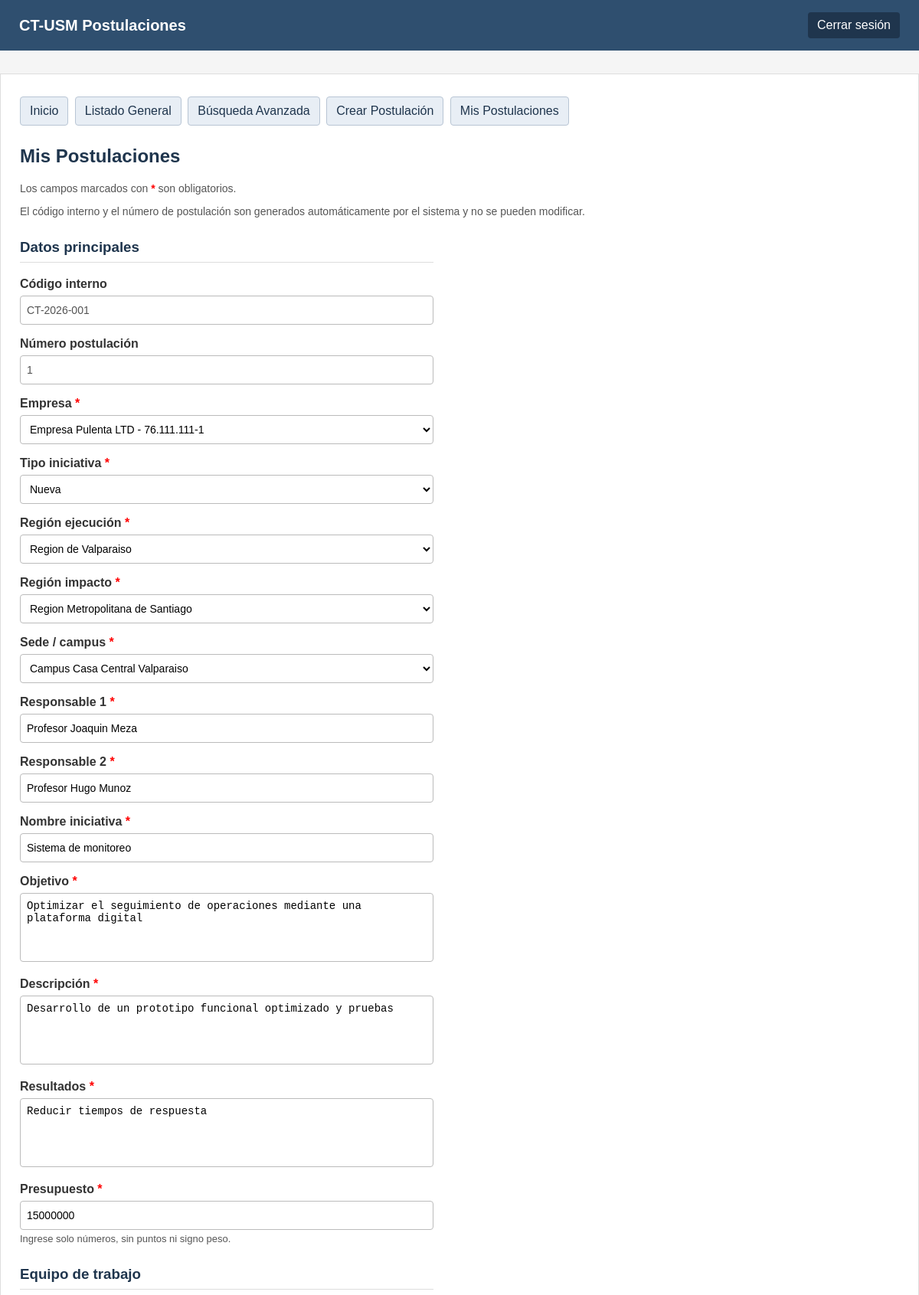
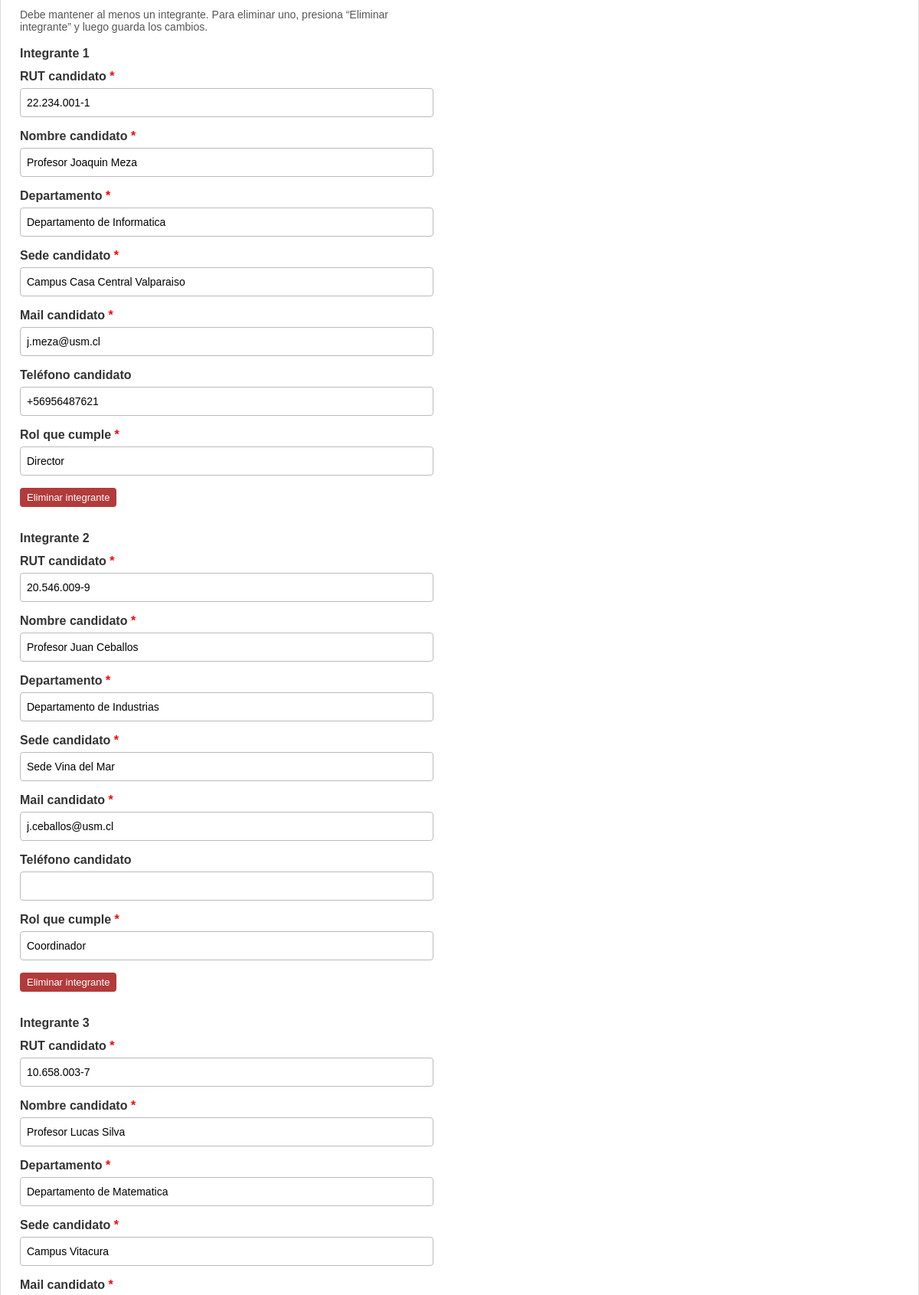
Screenshot of /PHP/mis_postulaciones.php?id=1 (signed in, upper part) with the database file from the repository (2 pictures, top to bottom).
### tables this page shows
CREATE TABLE postulacion(
    id_postulacion INT AUTO_INCREMENT NOT NULL,
    rut_empresa VARCHAR(12) NOT NULL,
    codigo_interno VARCHAR(30) NOT NULL,
    fecha_postulacion DATE NOT NULL,
    tipo_iniciativa VARCHAR(20) NOT NULL,
    region_ejecucion VARCHAR(60) NOT NULL,
    region_impacto VARCHAR(60) NOT NULL,
    estado_postulacion VARCHAR(30) NOT NULL DEFAULT 'Borrador',
    nombre_responsable_1 VARCHAR(100) NOT NULL,
    nombre_responsable_2 VARCHAR(100) NOT NULL,
    numero_postulacion INT NOT NULL,
    nombre_iniciativa VARCHAR(150) NOT NULL,
    objetivo_iniciativa VARCHAR(255) NOT NULL,
    descripcion_iniciativa VARCHAR(255) NOT NULL,
    resultados_iniciativa VARCHAR(255) NOT NULL,
    presupuesto_total INT NOT NULL,
    id_usuario_responsable INT NULL,
    id_evaluador INT NULL,

    PRIMARY KEY (id_postulacion),
    UNIQUE (codigo_interno),
    UNIQUE (numero_postulacion),

    FOREIGN KEY (rut_empresa) REFERENCES empresa(rut_empresa)
        ON DELETE RESTRICT
        ON UPDATE CASCADE,

    FOREIGN KEY (id_usuario_responsable) REFERENCES usuario(id_usuario)
        ON DELETE SET NULL
        ON UPDATE CASCADE,

    FOREIGN KEY (id_evaluador) REFERENCES usuario(id_usuario)
        ON DELETE SET NULL
        ON UPDATE CASCADE
);

CREATE TABLE participacion(
    id_participacion INT AUTO_INCREMENT NOT NULL,
    id_postulacion INT NOT NULL,
    rut_candidato VARCHAR(12) NOT NULL,
    rol_que_cumple VARCHAR(100) NOT NULL,
    PRIMARY KEY (id_participacion),
    UNIQUE (id_postulacion, rut_candidato),
    FOREIGN KEY (id_postulacion) REFERENCES postulacion(id_postulacion)
        ON DELETE CASCADE
        ON UPDATE CASCADE,
    FOREIGN KEY (rut_candidato) REFERENCES candidato(rut_candidato)
        ON DELETE RESTRICT
        ON UPDATE CASCADE
);

CREATE TABLE candidato(
    rut_candidato VARCHAR(12) NOT NULL,
    nombre_candidato VARCHAR(100) NOT NULL,
    departamento VARCHAR(100) NOT NULL,
    sede_candidato VARCHAR(100) NOT NULL,
    mail_candidato VARCHAR(120) NOT NULL,
    telefono_candidato VARCHAR(20),
    PRIMARY KEY (rut_candidato)
);

### PHP/mis_postulaciones.php (the view, shortened to what this page needs)
<?php
require_once "conexion.php";
function limpiar($dato){
    return htmlspecialchars((string)$dato, ENT_QUOTES, "UTF-8");
}
function seleccionado($valor_actual, $valor_opcion){
    return $valor_actual== $valor_opcion ? "selected" : "";
}
$id_usuario= (int)$_SESSION["id_usuario"];
$modo_editar= false;
$postulacion= null;
$integrantes_edicion= [];
$tipos_iniciativa= ["Nueva", "Existente"];
$regiones= ["Region de Arica y Parinacota", "Region de Tarapaca", "Region de Antofagasta", "Region de Atacama", "Region de Coquimbo", "Region de Valparaiso", "Region Metropolitana de Santiago", "Region del Libertador General Bernardo O'Higgins",
            "Region del Maule", "Region de Nuble", "Region del Biobio", "Region de La Araucania", "Region de Los Rios", "Region de Los Lagos", "Region de Aysen", "Region de Magallanes"];
$sedes= ["Campus Casa Central Valparaiso", "Campus San Joaquin", "Campus Vitacura", "Sede Vina del Mar", "Sede Concepcion"];
if(isset($_GET["id"])){
    $modo_editar= true;
    $id= (int)$_GET["id"];
    $sql_editar= "SELECT p.*,COALESCE((SELECT s.nombre_sede FROM sede s WHERE s.id_postulacion = p.id_postulacion LIMIT 1), '') AS nombre_sede
                  FROM postulacion p
                  WHERE p.id_postulacion= ?
                  AND p.id_usuario_responsable= ?
                  AND p.estado_postulacion= 'Borrador'";
    $stmt_editar= $conn->prepare($sql_editar);
    $stmt_editar->bind_param("ii", $id, $id_usuario);
    $stmt_editar->execute();
    $resultado_editar= $stmt_editar->get_result();
    if($resultado_editar && $resultado_editar->num_rows>0){
        $postulacion= $resultado_editar->fetch_assoc();
        $sql_integrantes= "SELECT pa.rol_que_cumple, c.rut_candidato, c.nombre_candidato, c.departamento, c.sede_candidato, c.mail_candidato, c.telefono_candidato
                           FROM participacion pa
                           INNER JOIN candidato c
                           ON pa.rut_candidato = c.rut_candidato
                           WHERE pa.id_postulacion = ?
                           ORDER BY pa.id_participacion ASC";
        $stmt_integrantes= $conn->prepare($sql_integrantes);
        $stmt_integrantes->bind_param("i", $id);
        $stmt_integrantes->execute();
        $resultado_integrantes= $stmt_integrantes->get_result();
        while($fila_integrante= $resultado_integrantes->fetch_assoc()){
            $integrantes_edicion[]= $fila_integrante;
        }
    }
    else{
        $mensaje= "Solo puedes editar postulaciones propias que estén en estado Borrador.";
        $modo_editar= false;
    }
}
$empresas= $conn->query("SELECT rut_empresa, nombre_empresa FROM empresa ORDER BY nombre_empresa ASC");
?>
<!DOCTYPE html>
<html lang="es">
<head>
    <link rel="stylesheet" href="css/mis_postulaciones.css">
</head>
<body>
<div class="barra">
    <h1>CT-USM Postulaciones</h1>
    <a href="login.php?logout=1">Cerrar sesión</a>
</div>
<div class="contenido">
    <div class="menu">
        <a href="dashboard.php">Inicio</a>
        <a href="listado_general.php">Listado General</a>
        <a href="busqueda_avanzada.php">Búsqueda Avanzada</a>
        <a href="crear_postulacion.php">Crear Postulación</a>
        <a href="mis_postulaciones.php">Mis Postulaciones</a>
    </div>
    <h2>Mis Postulaciones</h2>
    <?php if ($modo_editar && $postulacion): ?>
        <p class="nota">
            Los campos marcados con <span class="obligatorio">*</span> son obligatorios.
        </p>
        <p class="nota">
            El código interno y el número de postulación son generados automáticamente por el sistema y no se pueden modificar.
        </p>
        <form method="POST" class="formulario">
            <h3>Datos principales</h3>
            <div class="campo">
                <label>Código interno</label>
                <input
                    type="text"
                    value="<?php echo limpiar($postulacion["codigo_interno"]); ?>"
                    disabled
                >
            </div>
            <div class="campo">
                <label>Número postulación</label>
                <input
                    type="text"
                    value="<?php echo limpiar($postulacion["numero_postulacion"]); ?>"
                    disabled
                >
            </div>
            <div class="campo">
                <label>Empresa <span class="obligatorio">*</span></label>
                <select name="rut_empresa" required>
                    <?php while($empresa= $empresas->fetch_assoc()): ?>
                        <option value="<?php echo limpiar($empresa["rut_empresa"]); ?>"
                            <?php echo seleccionado($postulacion["rut_empresa"], $empresa["rut_empresa"]); ?>>
                            <?php echo limpiar($empresa["nombre_empresa"]); ?> -
                        </option>
                    <?php endwhile; ?>
                </select>
            </div>
            <div class="campo">
                <label>Tipo iniciativa <span class="obligatorio">*</span></label>
                <select name="tipo_iniciativa" required>
                    <?php foreach($tipos_iniciativa as $tipo): ?>
                        <option value="<?php echo limpiar($tipo); ?>"
                            <?php echo seleccionado($postulacion["tipo_iniciativa"], $tipo); ?>>
                            <?php echo limpiar($tipo); ?>
                        </option>
                    <?php endforeach; ?>
                </select>
            </div>
            <div class="campo">
                <label>Región ejecución <span class="obligatorio">*</span></label>
                <select name="region_ejecucion" required>
                    <?php foreach($regiones as $region): ?>
                        <option value="<?php echo limpiar($region); ?>"
                            <?php echo seleccionado($postulacion["region_ejecucion"], $region); ?>>
                            <?php echo limpiar($region); ?>
                        </option>
                    <?php endforeach; ?>
                </select>
            </div>
            <div class="campo">
                <label>Región impacto <span class="obligatorio">*</span></label>
                <select name="region_impacto" required>
                    <?php foreach($regiones as $region): ?>
                        <option value="<?php echo limpiar($region); ?>"
                            <?php echo seleccionado($postulacion["region_impacto"], $region); ?>>
                            <?php echo limpiar($region); ?>
                        </option>
                    <?php endforeach; ?>
                </select>
            </div>
            <div class="campo">
                <label>Sede / campus <span class="obligatorio">*</span></label>
                <select name="nombre_sede" required>
                    <?php foreach($sedes as $sede): ?>
                        <option value="<?php echo limpiar($sede); ?>"
                            <?php echo seleccionado($postulacion["nombre_sede"], $sede); ?>>
                            <?php echo limpiar($sede); ?>
                        </option>
                    <?php endforeach; ?>
                </select>
            </div>
            <div class="campo">
                <label>Responsable 1 <span class="obligatorio">*</span></label>
                <input
                    type="text"
                    name="nombre_responsable_1"
                    maxlength="100"
                    value="<?php echo limpiar($postulacion["nombre_responsable_1"]); ?>"
                    required
                >
            </div>
            <div class="campo">
                <label>Responsable 2 <span class="obligatorio">*</span></label>
                <input
                    type="text"
                    name="nombre_responsable_2"
                    maxlength="100"
                    value="<?php echo limpiar($postulacion["nombre_responsable_2"]); ?>"
                    required
                >
            </div>
            <div class="campo">
                <label>Nombre iniciativa <span class="obligatorio">*</span></label>
                <input
                    type="text"
                    name="nombre_iniciativa"
                    maxlength="150"
                    value="<?php echo limpiar($postulacion["nombre_iniciativa"]); ?>"
                    required
                >
            </div>
            <div class="campo">
                <label>Objetivo <span class="obligatorio">*</span></label>
                <textarea
                    name="objetivo_iniciativa"
                    maxlength="255"
                    required
                ><?php echo limpiar($postulacion["objetivo_iniciativa"]); ?></textarea>
            </div>
            <div class="campo">
                <label>Descripción <span class="obligatorio">*</span></label>
                <textarea
                    name="descripcion_iniciativa"
                    maxlength="255"
                    required
                ><?php echo limpiar($postulacion["descripcion_iniciativa"]); ?></textarea>
            </div>
            <div class="campo">
                <label>Resultados <span class="obligatorio">*</span></label>
                <textarea
                    name="resultados_iniciativa"
                    maxlength="255"
                    required
                ><?php echo limpiar($postulacion["resultados_iniciativa"]); ?></textarea>
            </div>
            <div class="campo">
                <label>Presupuesto <span class="obligatorio">*</span></label>
                <input
                    type="number"
                    name="presupuesto_total"
                    min="0"
                    step="1"
                    value="<?php echo intval($postulacion["presupuesto_total"]); ?>"
                    required
                >
                <span class="ayuda">Ingrese solo números, sin puntos ni signo peso.</span>
            </div>
            <h3>Equipo de trabajo</h3>
            <p class="nota">
                Debe mantener al menos un integrante. Para eliminar uno, presiona “Eliminar integrante” y luego guarda los cambios.
            </p>
            <div id="contenedor-integrantes">
                <?php foreach ($integrantes_edicion as $index => $integrante): ?>
                    <div class="bloque bloque-integrante">
                        <h4 class="titulo-integrante">Integrante <?php echo $index + 1; ?></h4>
                        <div class="campo">
                            <label>RUT candidato <span class="obligatorio">*</span></label>
                            <input type="text" name="rut_candidato[]" maxlength="12" value="<?php echo limpiar($integrante["rut_candidato"]); ?>" data-obligatorio="1" required>
                        </div>
                        <div class="campo">
                            <label>Nombre candidato <span class="obligatorio">*</span></label>
                            <input type="text" name="nombre_candidato[]" maxlength="100" value="<?php echo limpiar($integrante["nombre_candidato"]); ?>" data-obligatorio="1" required>
                        </div>
                        <div class="campo">
                            <label>Departamento <span class="obligatorio">*</span></label>
                            <input type="text" name="departamento[]" maxlength="100" value="<?php echo limpiar($integrante["departamento"]); ?>" data-obligatorio="1" required>
                        </div>
                        <div class="campo">
                            <label>Sede candidato <span class="obligatorio">*</span></label>
                            <input type="text" name="sede_candidato[]" maxlength="100" value="<?php echo limpiar($integrante["sede_candidato"]); ?>" data-obligatorio="1" required>
                        </div>
                        <div class="campo">
                            <label>Mail candidato <span class="obligatorio">*</span></label>
                            <input type="email" name="mail_candidato[]" maxlength="120" value="<?php echo limpiar($integrante["mail_candidato"]); ?>" data-obligatorio="1" required>
                        </div>
                        <div class="campo">
                            <label>Teléfono candidato</label>
                            <input type="text" name="telefono_candidato[]" maxlength="20" value="<?php echo limpiar($integrante["telefono_candidato"]); ?>">
                        </div>
                        <div class="campo">
                            <label>Rol que cumple <span class="obligatorio">*</span></label>
                            <input type="text" name="rol_que_cumple[]" maxlength="100" value="<?php echo limpiar($integrante["rol_que_cumple"]); ?>" data-obligatorio="1" required>
                        </div>
                        <button type="button" class="boton-eliminar" onclick="eliminarIntegrante(this)">
                            Eliminar integrante
                        </button>
                    </div>
                <?php endforeach; ?>
            </div>
        </form>
    <?php endif; ?>
</div>
</body>
</html>

### rows the page displays
postulacion: codigo_interno "CT-2026-001", numero_postulacion "1", tipo_iniciativa "Nueva", region_ejecucion "Region de Valparaiso", region_impacto "Region Metropolitana de Santiago", nombre_responsable_1 "Profesor Joaquin Meza", nombre_responsable_2 "Profesor Hugo Munoz", nombre_iniciativa "Sistema de monitoreo", objetivo_iniciativa "Optimizar el seguimiento de operaciones mediante una plataforma digital", descripcion_iniciativa "Desarrollo de un prototipo funcional optimizado y pruebas", resultados_iniciativa "Reducir tiempos de respuesta", presupuesto_total "15000000"
participacion: rut_candidato.rut_candidato "22.234.001-1", rut_candidato.nombre_candidato "Profesor Joaquin Meza", rut_candidato.departamento "Departamento de Informatica", rut_candidato.sede_candidato "Campus Casa Central Valparaiso", rut_candidato.mail_candidato "j.meza@usm.cl", rut_candidato.telefono_candidato "+56956487621", rol_que_cumple "Director"
participacion: rut_candidato.rut_candidato "20.546.009-9", rut_candidato.nombre_candidato "Profesor Juan Ceballos", rut_candidato.departamento "Departamento de Industrias", rut_candidato.sede_candidato "Sede Vina del Mar", rut_candidato.mail_candidato "j.ceballos@usm.cl", rol_que_cumple "Coordinador"
participacion: rut_candidato.rut_candidato "10.658.003-7", rut_candidato.nombre_candidato "Profesor Lucas Silva", rut_candidato.departamento "Departamento de Matematica", rut_candidato.sede_candidato "Campus Vitacura"

### other values shown
form field rut_empresa "Empresa Pulenta LTD - 76.111.111-1"
form field nombre_sede "Campus Casa Central Valparaiso"
